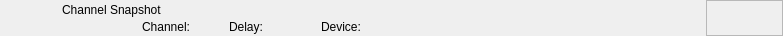
<?xml version="1.0" encoding="UTF-8"?>
<ui version="4.0">
 <class>RundownPrintWidget</class>
 <widget class="QWidget" name="RundownPrintWidget">
  <property name="geometry">
   <rect>
    <x>0</x>
    <y>0</y>
    <width>783</width>
    <height>36</height>
   </rect>
  </property>
  <layout class="QHBoxLayout" name="horizontalLayout">
   <property name="spacing">
    <number>0</number>
   </property>
   <property name="margin">
    <number>0</number>
   </property>
   <item>
    <widget class="QFrame" name="frameItem">
     <property name="sizePolicy">
      <sizepolicy hsizetype="Preferred" vsizetype="Fixed">
       <horstretch>0</horstretch>
       <verstretch>0</verstretch>
      </sizepolicy>
     </property>
     <property name="minimumSize">
      <size>
       <width>0</width>
       <height>36</height>
      </size>
     </property>
     <widget class="QLabel" name="labelIcon">
      <property name="geometry">
       <rect>
        <x>22</x>
        <y>2</y>
        <width>32</width>
        <height>32</height>
       </rect>
      </property>
      <property name="text">
       <string/>
      </property>
      <property name="pixmap">
       <pixmap resource="../Resource.qrc">:/Graphics/Images/Snapshot.png</pixmap>
      </property>
      <property name="scaledContents">
       <bool>true</bool>
      </property>
     </widget>
     <widget class="QLabel" name="labelChannel">
      <property name="geometry">
       <rect>
        <x>142</x>
        <y>19</y>
        <width>78</width>
        <height>16</height>
       </rect>
      </property>
      <property name="text">
       <string>Channel:</string>
      </property>
     </widget>
     <widget class="QLabel" name="labelLabel">
      <property name="geometry">
       <rect>
        <x>62</x>
        <y>2</y>
        <width>561</width>
        <height>16</height>
       </rect>
      </property>
      <property name="text">
       <string>Channel Snapshot</string>
      </property>
     </widget>
     <widget class="QLabel" name="labelColor">
      <property name="geometry">
       <rect>
        <x>0</x>
        <y>0</y>
        <width>18</width>
        <height>36</height>
       </rect>
      </property>
      <property name="text">
       <string/>
      </property>
     </widget>
     <widget class="QLabel" name="labelGroupColor">
      <property name="geometry">
       <rect>
        <x>0</x>
        <y>0</y>
        <width>6</width>
        <height>36</height>
       </rect>
      </property>
      <property name="text">
       <string/>
      </property>
     </widget>
     <widget class="QLabel" name="labelDevice">
      <property name="geometry">
       <rect>
        <x>321</x>
        <y>19</y>
        <width>260</width>
        <height>16</height>
       </rect>
      </property>
      <property name="text">
       <string>Device:</string>
      </property>
     </widget>
     <widget class="QLabel" name="labelDelay">
      <property name="geometry">
       <rect>
        <x>229</x>
        <y>19</y>
        <width>83</width>
        <height>16</height>
       </rect>
      </property>
      <property name="text">
       <string>Delay:</string>
      </property>
     </widget>
    </widget>
   </item>
   <item>
    <widget class="QFrame" name="frameStatus">
     <property name="minimumSize">
      <size>
       <width>77</width>
       <height>0</height>
      </size>
     </property>
     <property name="maximumSize">
      <size>
       <width>77</width>
       <height>16777215</height>
      </size>
     </property>
     <property name="frameShape">
      <enum>QFrame::StyledPanel</enum>
     </property>
     <property name="frameShadow">
      <enum>QFrame::Raised</enum>
     </property>
     <widget class="QLabel" name="labelGpiConnected">
      <property name="geometry">
       <rect>
        <x>1</x>
        <y>2</y>
        <width>32</width>
        <height>32</height>
       </rect>
      </property>
      <property name="minimumSize">
       <size>
        <width>32</width>
        <height>32</height>
       </size>
      </property>
      <property name="maximumSize">
       <size>
        <width>32</width>
        <height>32</height>
       </size>
      </property>
      <property name="lineWidth">
       <number>0</number>
      </property>
      <property name="text">
       <string/>
      </property>
      <property name="pixmap">
       <pixmap resource="../Resource.qrc">:/Graphics/Images/GpiConnected.png</pixmap>
      </property>
      <property name="scaledContents">
       <bool>true</bool>
      </property>
     </widget>
     <widget class="QLabel" name="labelDisconnected">
      <property name="geometry">
       <rect>
        <x>32</x>
        <y>2</y>
        <width>32</width>
        <height>32</height>
       </rect>
      </property>
      <property name="minimumSize">
       <size>
        <width>32</width>
        <height>32</height>
       </size>
      </property>
      <property name="maximumSize">
       <size>
        <width>32</width>
        <height>32</height>
       </size>
      </property>
      <property name="text">
       <string/>
      </property>
      <property name="pixmap">
       <pixmap resource="../Resource.qrc">:/Graphics/Images/Disconnected.png</pixmap>
      </property>
      <property name="scaledContents">
       <bool>true</bool>
      </property>
     </widget>
     <widget class="QLabel" name="labelActiveColor">
      <property name="geometry">
       <rect>
        <x>69</x>
        <y>0</y>
        <width>8</width>
        <height>36</height>
       </rect>
      </property>
      <property name="minimumSize">
       <size>
        <width>8</width>
        <height>36</height>
       </size>
      </property>
      <property name="maximumSize">
       <size>
        <width>8</width>
        <height>36</height>
       </size>
      </property>
      <property name="text">
       <string/>
      </property>
     </widget>
    </widget>
   </item>
  </layout>
 </widget>
 <resources>
  <include location="../Resource.qrc"/>
 </resources>
 <connections/>
 <slots>
  <slot>addToCombo()</slot>
 </slots>
</ui>
